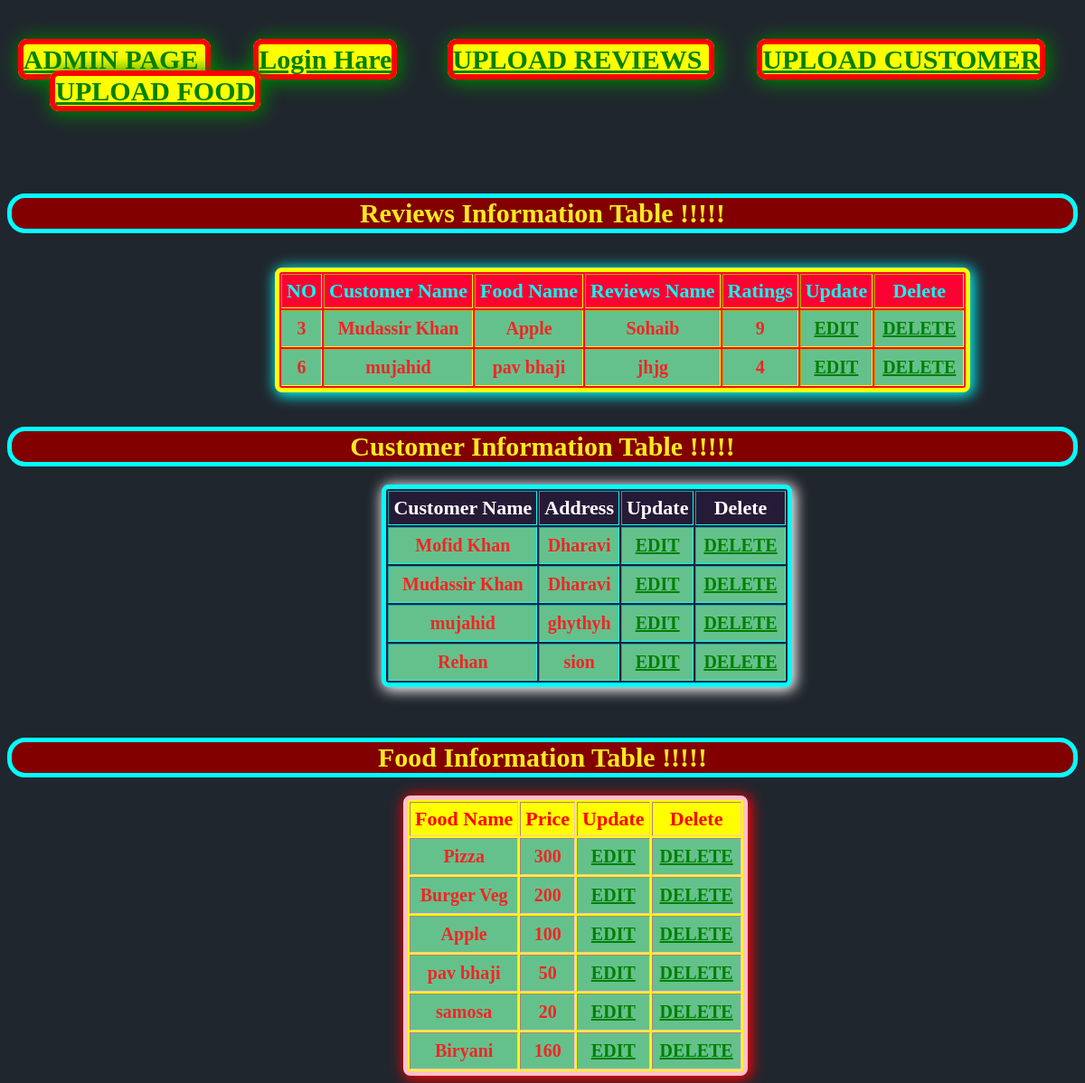
The page / on the database its author committed.
### play/models.py (models this page shows)
class Reviews(models.Model):
    Customer_Name = models.ForeignKey(Customer ,on_delete=models.CASCADE)
    Food_Name = models.ForeignKey(Food ,on_delete=models.CASCADE)
    Review_Name = models.CharField(max_length=50)
    Rating = models.IntegerField()

class Customer(models.Model):
    Customer_Name = models.CharField(max_length=50 ,primary_key=True)
    Address = models.CharField(max_length=50)

class Food(models.Model):
    Food_Name = models.CharField(max_length=50 ,primary_key=True)
    Price = models.IntegerField()

### play/views.py (the view)
# urls.py: path('',views.func ,name='func'),
def func(req):
    a = loader.get_template('first.html')
    b = Reviews.objects.all().values()
    c = Food.objects.all().values()
    d = Customer.objects.all().values()
    e = {
        'view':b,
        'food':c,
        'Custo':d
    }
    return render(req ,'first.html' ,e)

### play/templates/first.html (shortened to what this page needs)
<html>
    <head>
        </head>
        <body>
            <br>
        <h1> <a href="{% url 'admin:index'%}" id="a2"> ADMIN PAGE </a>
        <a href="{% url 'login'%}" id="a3"> Login Hare</a>
        <a href="{% url 'upload'%}" id="a3"> UPLOAD REVIEWS </a>
        <a href="{% url 'upload1'%}" id="a3"> UPLOAD CUSTOMER </a>
        <a href="{% url 'upload2'%}" id="a3"> UPLOAD FOOD </a> </h1>
        <br>
        <table border="3" id="t2">
            <br> <br>
            <h1 id="a1"> <marquee> Reviews Information Table !!!!! </h1>
            <tr>
                <th> NO </th>
                <th> Customer Name </th>
                <th> Food Name </th>
                <th> Reviews Name </th>
                <th> Ratings </th>
                <th> Update </th>
                <th> Delete </th>
            </tr>
            {% for i in view %}
            <tr>
                <td> {{i.id}} </td>
                <td> {{i.Customer_Name_id}} </td>
                <td> {{i.Food_Name_id}} </td>
                <td> {{i.Review_Name}} </td>
                <td> {{i.Rating}} </td>
                <td> <a href="update/{{i.id}}" id="a4"> EDIT </a> </td>
                <td> <a href="delete/{{i.id}}" id="a4"> DELETE </a> </td>
            </tr>
            {% endfor %}
        <br>
        <table border="3" id="t1"> <br>
            <h1 id="a1"> <marquee> Customer Information Table !!!!! </h1>
        <tr>
            <th> Customer Name </th>
            <th>  Address </th>
            <th> Update </th>
            <th> Delete </th>
        </tr>
            {% for i in Custo %}
        <tr>
            <td> {{i.Customer_Name}} </td>
            <td> {{i.Address}} </td>
            <td> <a href="update1/{{i.Customer_Name}}" id="a4"> EDIT </a> </td>
            <td> <a href="delete1/{{i.Customer_Name}}" id="a4"> DELETE </a> </td>
        {%endfor%}
        </table>
        <br>
        <table border="3" id="t3"> <br>
            <h1 id="a1"> <marquee> Food Information Table !!!!! </h1>
        <tr>
            <th> Food Name </th>
            <th> Price </th>
            <th> Update </th>
            <th> Delete </th>
        </tr>
            {% for i in food %}
        <tr>
            <td> {{i.Food_Name}} </td>
            <td> {{i.Price}} </td>
            <td> <a href="update2/{{i.Food_Name}}" id="a4"> EDIT </a> </td>
            <td> <a href="delete2/{{i.Food_Name}}" id="a4"> DELETE </a> </td>
        {%endfor%}
        </table>
    </body>
</html>

### play/templates/first.html (style rules this page uses)
body { background:#20262E; }
#t2 { color:cyan; border:5px solid yellow; background:#FF0032; box-shadow:2px 2px 15px 2px; border-radius:8px; margin-left:25%; }
#t1 { color:white; background:#251B37; box-shadow:2px 2px 15px 2px; margin-left:35%; border:5px solid cyan; border-radius:8px; }
#t3 { color:red; background:yellow; box-shadow:2px 2px 15px 2px; margin-left:37%; border:5px solid pink; border-radius:8px; }
#a1 { color:#FFEA20; background:#820000; border:5px solid cyan; font-size:30px; text-align:center; border-radius:20px; }
td { background:#65c18c; color:#f32424; font-size:20px; font-weight:bold; padding:8px; text-align:center; }
th { font-size:22px; padding:5px; }
#a2 { font-size:30px; color:green; background:yellow; border:6px solid red; border-radius:10px; box-shadow:2px 2px 20px 2px; margin-left:1%; }
#a3 { font-size:30px; color:green; margin-left:4%; background:yellow; border:6px solid red; border-radius:10px; box-shadow:2px 2px 20px 2px; }
#a4 { color:green; }

### rows shown on the page
Reviews: id "3", Customer_Name_id "Mudassir Khan", Food_Name_id "Apple", Review_Name "Sohaib", Rating "9"
Reviews: id "6", Customer_Name_id "mujahid", Food_Name_id "pav bhaji", Review_Name "jhjg", Rating "4"
Customer: Customer_Name "Mofid Khan", Address "Dharavi"
Customer: Customer_Name "Mudassir Khan", Address "Dharavi"
Customer: Customer_Name "mujahid", Address "ghythyh"
Customer: Customer_Name "Rehan", Address "sion"
Food: Food_Name "Pizza", Price "300"
Food: Food_Name "Burger Veg", Price "200"
Food: Food_Name "Apple", Price "100"
Food: Food_Name "pav bhaji", Price "50"
Food: Food_Name "samosa", Price "20"
Food: Food_Name "Biryani", Price "160"
